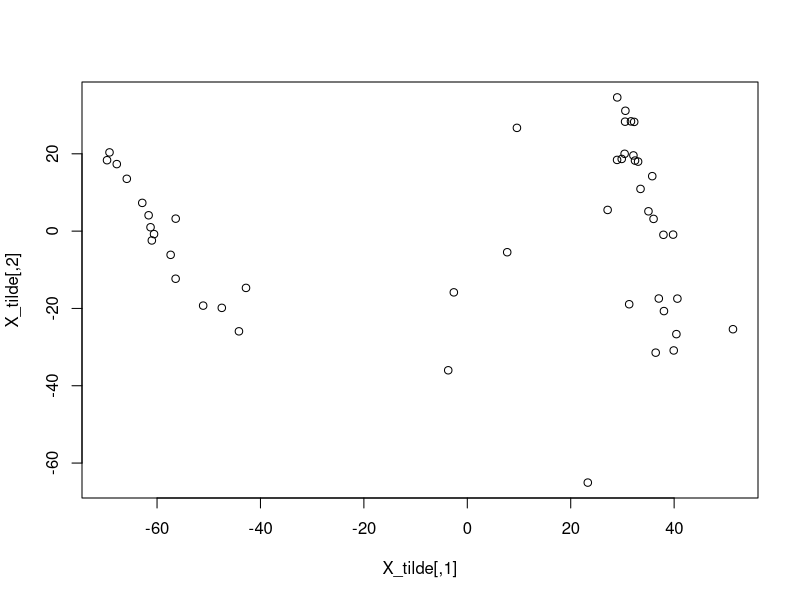
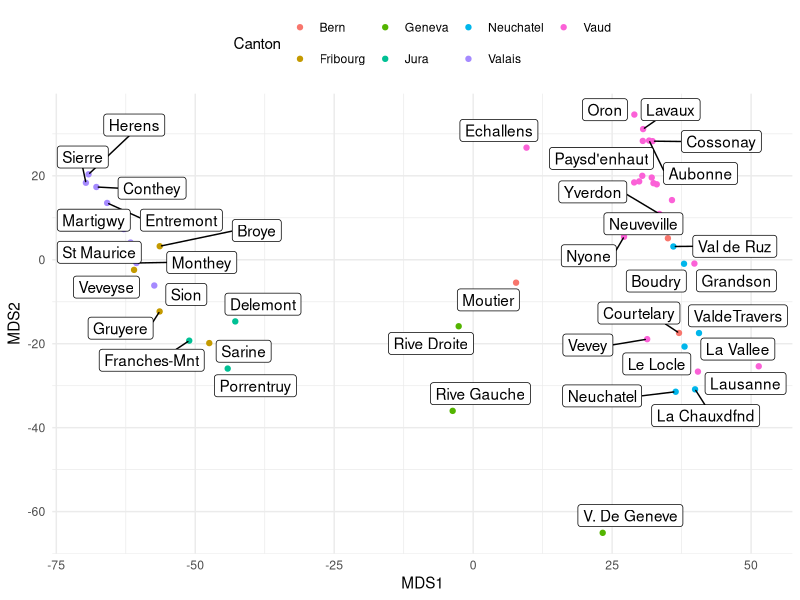

Write R code to recreate these figures, in order. (Note: this script raises an error after producing the figures.)
## ----setup, include=FALSE------------------------------------------------
knitr::opts_chunk$set(cache=TRUE)


## ------------------------------------------------------------------------
Delta <- dist(swiss)
D <- Delta^2

# Center columns
B <- scale(D, center = TRUE, scale = FALSE)
# Center rows
B <- t(scale(t(B), center = TRUE, scale = FALSE))
B <- -0.5 * B


## ------------------------------------------------------------------------
decomp <- eigen(B)
Lambda <- diag(pmax(decomp$values, 0))
X_tilde <-  decomp$vectors %*% Lambda^0.5


## ------------------------------------------------------------------------
plot(X_tilde)


## ---- message = FALSE----------------------------------------------------
mds <- cmdscale(Delta, k = 2)

all.equal(X_tilde[,1:2], mds,
          check.attributes = FALSE)


## ---- message = FALSE----------------------------------------------------
library(tidyverse)
# Let's add annotations
dimnames(X_tilde) <- list(rownames(swiss), 
                          paste0("MDS", seq_len(ncol(X_tilde))))
X_tilde <- as.data.frame(X_tilde) %>% 
  rownames_to_column("District")


## ------------------------------------------------------------------------
X_tilde <- X_tilde %>% 
  mutate(Canton = case_when(
    District %in% c("Courtelary", "Moutier", 
                    "Neuveville") ~ "Bern",
    District %in% c("Broye", "Glane", "Gruyere",
                    "Sarine", "Veveyse") ~ "Fribourg",
    District %in% c("Conthey", "Entremont", "Herens", 
                    "Martigwy", "Monthey", 
                    "St Maurice", "Sierre", 
                    "Sion") ~ "Valais"))


## ------------------------------------------------------------------------
X_tilde <- X_tilde %>% 
  mutate(Canton = case_when(!is.na(Canton) ~ Canton,
    District %in% c("Boudry", "La Chauxdfnd", 
                    "Le Locle", "Neuchatel", 
                    "ValdeTravers", 
                    "Val de Ruz") ~ "Neuchatel",
    District %in% c("V. De Geneve", "Rive Droite", 
                    "Rive Gauche") ~ "Geneva",
    District %in% c("Delemont", "Franches-Mnt", 
                    "Porrentruy") ~ "Jura",
    TRUE ~ "Vaud"))


## ---- message = FALSE----------------------------------------------------
library(ggrepel)
X_tilde %>% 
  ggplot(aes(MDS1, MDS2)) + 
  geom_point(aes(colour = Canton)) + 
  geom_label_repel(aes(label = District)) +
  theme_minimal() +
  theme(legend.position = "top")


## ------------------------------------------------------------------------
library(psych)
cities[1:5, 1:5]


## ------------------------------------------------------------------------
mds <- cmdscale(cities, k = 2)
colnames(mds) <- c("MDS1", "MDS2")

mds <- mds %>% 
  as.data.frame %>% 
  rownames_to_column("Cities")


## ------------------------------------------------------------------------
mds %>% 
  ggplot(aes(MDS1, MDS2)) + 
  geom_point() +
  geom_label_repel(aes(label = Cities)) +
  theme_minimal() 


## ------------------------------------------------------------------------
mds %>% 
  mutate(MDS1 = -MDS1, MDS2 = -MDS2) %>% 
  ggplot(aes(MDS1, MDS2)) + 
  geom_point() +
  geom_label_repel(aes(label = Cities)) +
  theme_minimal() 


## ---- message=FALSE------------------------------------------------------
library(MASS)

Delta <- dist(swiss)
mds <- sammon(Delta, k = 2)

plot(mds$points)


## ------------------------------------------------------------------------
# Fit for different values of k
stresses <- sapply(seq(2, 10),
                   function(k) {
                     sammon(Delta, k = k,
                            trace = FALSE)$stress
                     })
plot(seq(2, 10), stresses, type = 'b')


## ------------------------------------------------------------------------
library(scatterplot3d)
mds <- sammon(Delta, k = 3)
scatterplot3d(mds$points, 
              xlab = "MDS1", ylab = "MDS2", 
              zlab = "MDS3")


## ---- message = FALSE----------------------------------------------------
mds_s <- sammon(Delta, k = 2)
mds_k <- isoMDS(Delta, k = 2)

par(mfrow = c(1, 2))
plot(mds_s$points, main = "Sammon",
     xlab = "MDS1", ylab = "MDS2")
plot(mds_k$points, main = "Kruskal",
     xlab = "MDS1", ylab = "MDS2")


## ------------------------------------------------------------------------
# Sammon and Kruskal have different
# optimal k
stresses <- sapply(seq(2, 10),
                   function(k) {
                     isoMDS(Delta, k = k,
                            trace = FALSE)$stress
                     })
plot(seq(2, 10), stresses, type = 'b')


## ------------------------------------------------------------------------
mds_opt_s <- sammon(Delta, k = 3,
                    trace = FALSE)
mds_opt_k <- isoMDS(Delta, k = 6,
                    trace = FALSE)

# Let's cluster in the MDS space
cluster_s <- kmeans(mds_opt_s$points, centers = 2)
cluster_k <- kmeans(mds_opt_k$points, centers = 2)


## ------------------------------------------------------------------------
par(mfrow = c(1, 2))
plot(mds_s$points, main = "Sammon",
     xlab = "MDS1", ylab = "MDS2",
     col = cluster_s$cluster)
plot(mds_k$points, main = "Kruskal",
     xlab = "MDS1", ylab = "MDS2",
     col = cluster_k$cluster)


## ------------------------------------------------------------------------
# More interestingly, you can use MDS to
# cluster data where you only have distances
stresses <- sapply(seq(2, 6),
                   function(k) {
                     isoMDS(as.matrix(cities), 
                            k = k,
                            trace = FALSE)$stress
                     })
plot(seq(2, 6), stresses, type = 'b')


## ------------------------------------------------------------------------
mds_cities <- isoMDS(as.matrix(cities), k = 6,
                     trace = FALSE)
cluster_cities <- kmeans(mds_cities$points, 
                         centers = 2)

plot(mds_cities$points, main = "Kruskal",
     xlab = "MDS1", ylab = "MDS2",
     type = 'n')
text(mds_cities$points, colnames(cities),
     col = cluster_cities$cluster)
